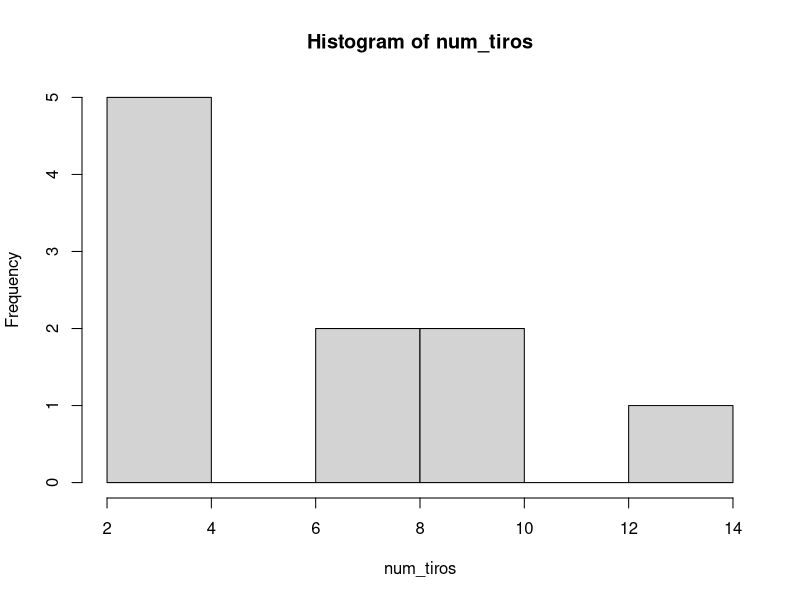

The R source for this figure:
head<-0
tail<-0
x<-0
n<-10
m<-100
dinero<-numeric()
num_tiros<-numeric()
sumadinero<-30
menor_5<-0
mayor_10<-0
tiro_num<-0
valoresp_100tiros<-0
dinero_100tiros<-numeric()
nume_tiros<-numeric()

prom_antesde<-numeric()

for (j in 1:m){
antesde_perderdinero<-0

for(i in 1:n){
  dinero[i]<-0
  num_tiros[i]<-0
  head<-0
  tail<-0
  while(abs(tail-head)!=3){
    
    dinero[i]<-dinero[i]-1
    num_tiros[i]<-num_tiros[i]+1
    
    x<-runif(1)
    
    if(x<(1/2)){
      head<-head+1
    } else{
      tail<-tail+1
    }
    
  } #end while
  
  if(num_tiros[i]<5){
    menor_5<-menor_5+1
  }
  if(num_tiros[i]>10){
    mayor_10<-mayor_10+1
  }
  tiro_num<-tiro_num+num_tiros[i]
  dinero[i]<-dinero[i]+8
  sumadinero<-sumadinero+dinero[i]
  
  if(tiro_num<101){
    dinero_100tiros[i]<-dinero[i]
    nume_tiros[i]<-num_tiros[i]
  }
  
  if(sumadinero==0 || sumadinero==-1){
    
   antesde_perderdinero<-tiro_num
  }
  
} #end ciclo for n
   prom_antesde[j]<-antesde_perderdinero
} # end ciclo for m

prom_tiros<-mean(num_tiros)
desv_tiros<-sd(num_tiros)
histograma<-hist(num_tiros)
prob_menor_5<-menor_5/n
prob_mayor_10<-mayor_10/n
valoresp_100tiros<-mean(dinero_100tiros)
valor_masprobable<-mean(nume_tiros)
valoresp_antesdeperderdinero<-mean(prom_antesde)
